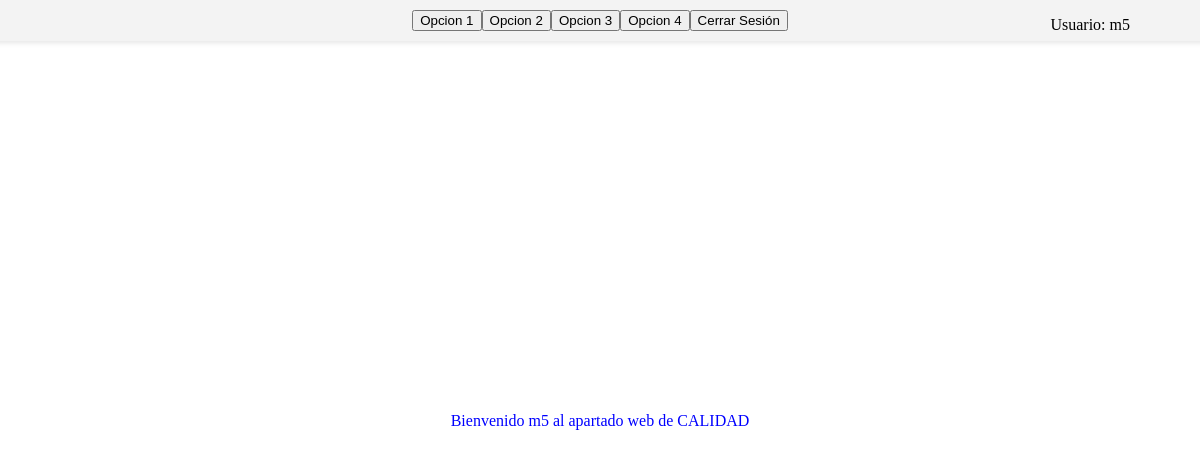
Screenshot of /prueba.php (signed in) with the database file from the repository.
### tables this page shows
CREATE TABLE menu(
		idmenu	INT AUTO_INCREMENT 	PRIMARY KEY,
    	modulo	VARCHAR(8)			NOT NULL,			 
        rol     VARCHAR(32)			NOT NULL,			 
		orden    INT 				NOT NULL,			 
		boton   VARCHAR(24) 		NOT NULL,   		 
		enlace  VARCHAR(128) 		DEFAULT '/m0test/wip.php'   
);

CREATE TABLE usuarios(
		idempleado		INT 		NOT NULL
	,	user			VARCHAR(32)	NOT NULL
    ,	pass			VARCHAR(64)	NOT NULL			 
    ,	rol				VARCHAR(32) NOT NULL
    , 	FOREIGN KEY (idempleado) REFERENCES empleado(idempleado)
);

### clases/funciones.php (the view, shortened to what this page needs)
<?php
function crearMenu(PDO $conexion): string
{
    $user = $_SESSION['usuario'];
    $result = "";
    $rol = $_SESSION["rol"];
    $ssql = "SELECT boton, enlace FROM menu WHERE rol = :rol";
    $stmt = $conexion->prepare($ssql);
    $stmt->bindParam(":rol", $rol);
    $stmt->execute();
    $rows = $stmt->fetchAll(PDO::FETCH_ASSOC);
    $result .= "<header class='top'>";
    foreach ($rows as $row) {
        $nombre = $row['boton'];
        $enlace = APPROOT . $row['enlace'];
        $result .= "<button onclick='window.location.href=\"$enlace\"'>$nombre</button>";
    }
    $result .= "<button onclick=\"window.location.href='/topvending/login.php';\">Cerrar Sesión</button>";
    $result .= "<p class='nombre1'>"."Usuario: ".$user. "</p>" ."</header>";
    return $result;
}
 function saludoini(PDO $conexion): string
{
    $user = $_SESSION['usuario'];
    $ssql = "SELECT user,rol FROM usuarios WHERE user = :userr ";
    $stmt = $conexion->prepare($ssql);
    $stmt->bindParam(':userr', $user);
    $stmt->execute();
    $row = $stmt->fetch(PDO::FETCH_ASSOC);
    $usuario = $row['user'];
    $dpto = $row['rol'];
    $saludo = "<p class='center'>Bienvenido " . $usuario . "  al apartado web de " . $dpto . "</p>";
    return $saludo;
}
?>

### css/hallentrada.css (style rules this page uses)
.bodyy { display: flex; flex-direction: column; align-items: center; height: 100vh; margin: 0; }
.top { position: relative; width: 100%; text-align: center; padding: 10px; background-color: #f3f3f3; box-shadow: 0px 2px 5px rgba(0, 0, 0, 0.1); }
.center { color:blue; flex-grow: 1; display: flex; justify-content: center; align-items: center; }
.nombre1 { position: absolute; right: 5rem; top: 0; }

### rows the page displays
menu: boton "Opcion 1"
menu: boton "Opcion 2"
menu: boton "Opcion 3"
menu: boton "Opcion 4"
usuarios: user "m5", rol "CALIDAD"

### other values shown
$user "m5"
